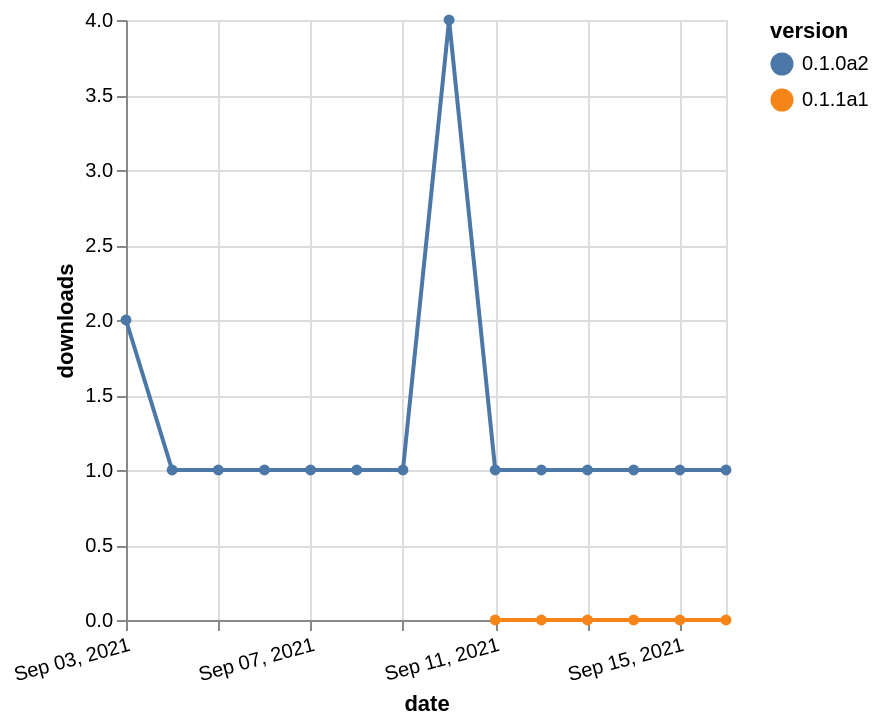

Vega-Lite specification for this chart:
### Vega-Lite specification from a JSON file in a GitHub repository (floating-point values rounded to 4 significant figures)
{"$schema": "https://vega.github.io/schema/vega-lite/v5.json", "description": "A simple bar chart with embedded data.", "data": {"values": [{"date": "2021-09-11", "total": 10, "delta": 0, "version": "0.1.1a1"}, {"date": "2021-09-12", "total": 13, "delta": 0, "version": "0.1.1a1"}, {"date": "2021-09-13", "total": 15, "delta": 0, "version": "0.1.1a1"}, {"date": "2021-09-14", "total": 17, "delta": 0, "version": "0.1.1a1"}, {"date": "2021-09-15", "total": 18, "delta": 0, "version": "0.1.1a1"}, {"date": "2021-09-16", "total": 19, "delta": 0, "version": "0.1.1a1"}, {"date": "2021-09-03", "total": 99, "delta": 2, "version": "0.1.0a2"}, {"date": "2021-09-04", "total": 100, "delta": 1, "version": "0.1.0a2"}, {"date": "2021-09-05", "total": 101, "delta": 1, "version": "0.1.0a2"}, {"date": "2021-09-06", "total": 102, "delta": 1, "version": "0.1.0a2"}, {"date": "2021-09-07", "total": 103, "delta": 1, "version": "0.1.0a2"}, {"date": "2021-09-08", "total": 104, "delta": 1, "version": "0.1.0a2"}, {"date": "2021-09-09", "total": 105, "delta": 1, "version": "0.1.0a2"}, {"date": "2021-09-10", "total": 109, "delta": 4, "version": "0.1.0a2"}, {"date": "2021-09-11", "total": 110, "delta": 1, "version": "0.1.0a2"}, {"date": "2021-09-12", "total": 111, "delta": 1, "version": "0.1.0a2"}, {"date": "2021-09-13", "total": 112, "delta": 1, "version": "0.1.0a2"}, {"date": "2021-09-14", "total": 113, "delta": 1, "version": "0.1.0a2"}, {"date": "2021-09-15", "total": 114, "delta": 1, "version": "0.1.0a2"}, {"date": "2021-09-16", "total": 115, "delta": 1, "version": "0.1.0a2"}]}, "width": "container", "mark": {"type": "line", "point": {"filled": true}}, "encoding": {"x": {"field": "date", "type": "temporal", "timeUnit": "yearmonthdate", "title": "date", "axis": {"labelAngle": -15}}, "y": {"field": "delta", "type": "quantitative", "title": "downloads"}, "color": {"field": "version", "type": "nominal"}, "tooltip": {"field": "delta"}}}
